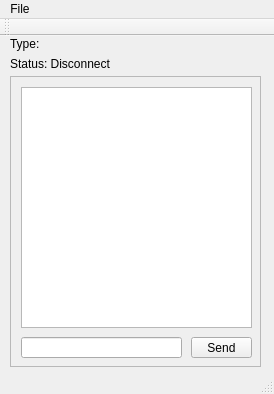
<?xml version="1.0" encoding="UTF-8"?>
<ui version="4.0">
 <class>MainWindow</class>
 <widget class="QMainWindow" name="MainWindow">
  <property name="geometry">
   <rect>
    <x>0</x>
    <y>0</y>
    <width>274</width>
    <height>394</height>
   </rect>
  </property>
  <property name="windowTitle">
   <string>MainWindow</string>
  </property>
  <widget class="QWidget" name="centralWidget">
   <widget class="QScrollArea" name="scrollArea">
    <property name="geometry">
     <rect>
      <x>10</x>
      <y>40</y>
      <width>251</width>
      <height>291</height>
     </rect>
    </property>
    <property name="widgetResizable">
     <bool>true</bool>
    </property>
    <widget class="QWidget" name="scrollAreaWidgetContents">
     <property name="geometry">
      <rect>
       <x>0</x>
       <y>0</y>
       <width>249</width>
       <height>289</height>
      </rect>
     </property>
     <widget class="QPushButton" name="SendButton">
      <property name="geometry">
       <rect>
        <x>180</x>
        <y>260</y>
        <width>61</width>
        <height>21</height>
       </rect>
      </property>
      <property name="text">
       <string>Send</string>
      </property>
     </widget>
     <widget class="QLineEdit" name="messageEdit">
      <property name="geometry">
       <rect>
        <x>10</x>
        <y>260</y>
        <width>161</width>
        <height>21</height>
       </rect>
      </property>
     </widget>
     <widget class="QTextEdit" name="workEdit">
      <property name="geometry">
       <rect>
        <x>10</x>
        <y>10</y>
        <width>231</width>
        <height>241</height>
       </rect>
      </property>
      <property name="readOnly">
       <bool>true</bool>
      </property>
     </widget>
    </widget>
   </widget>
   <widget class="QLabel" name="statusLabel">
    <property name="geometry">
     <rect>
      <x>10</x>
      <y>20</y>
      <width>251</width>
      <height>16</height>
     </rect>
    </property>
    <property name="text">
     <string>Status: Disconnect</string>
    </property>
   </widget>
   <widget class="QLabel" name="TypeLabel">
    <property name="geometry">
     <rect>
      <x>10</x>
      <y>0</y>
      <width>251</width>
      <height>16</height>
     </rect>
    </property>
    <property name="text">
     <string>Type: </string>
    </property>
   </widget>
  </widget>
  <widget class="QMenuBar" name="menuBar">
   <property name="geometry">
    <rect>
     <x>0</x>
     <y>0</y>
     <width>274</width>
     <height>21</height>
    </rect>
   </property>
   <widget class="QMenu" name="menuQTCPChat">
    <property name="title">
     <string>File</string>
    </property>
    <addaction name="actionConnection"/>
    <addaction name="actionDisconnect"/>
    <addaction name="separator"/>
    <addaction name="actionQuit"/>
   </widget>
   <addaction name="menuQTCPChat"/>
  </widget>
  <widget class="QToolBar" name="mainToolBar">
   <attribute name="toolBarArea">
    <enum>TopToolBarArea</enum>
   </attribute>
   <attribute name="toolBarBreak">
    <bool>false</bool>
   </attribute>
  </widget>
  <widget class="QStatusBar" name="statusBar"/>
  <action name="actionConnection">
   <property name="text">
    <string>Connect</string>
   </property>
  </action>
  <action name="actionDisconnect">
   <property name="text">
    <string>Disconnect</string>
   </property>
  </action>
  <action name="actionQuit">
   <property name="text">
    <string>Quit</string>
   </property>
  </action>
 </widget>
 <layoutdefault spacing="6" margin="11"/>
 <resources/>
 <connections/>
</ui>
